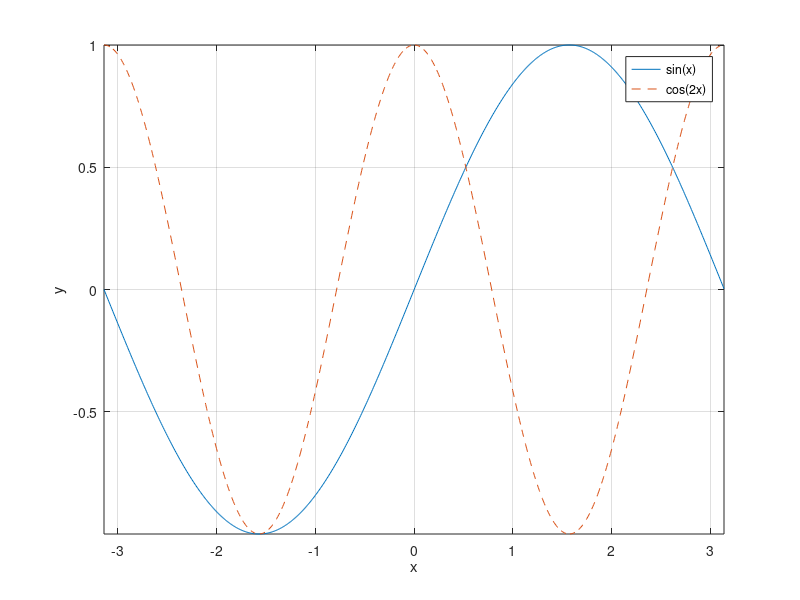

MATLAB code for this plot:
clear all;
x=-pi:0.01:pi;
y=sin(x);
z=cos(2*x);
figure;
plot(x,y);
hold on;
plot(x,z,'--');
grid on;
axis tight;
legend('sin(x)','cos(2x)');
xlabel('x');ylabel('y');